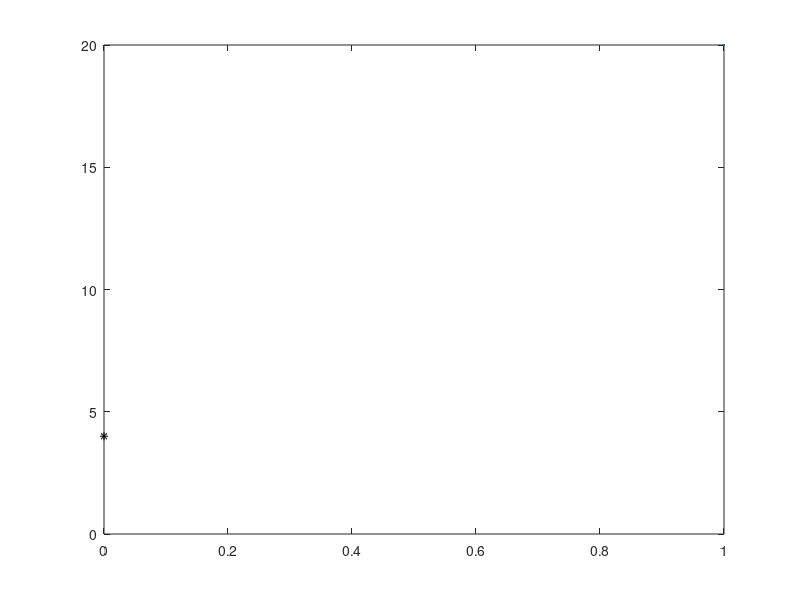

Reproduce this figure in MATLAB. (Note: this script raises an error after producing the figure.)
clc;
clear;
close all;
global sigma_i theta_i sigma_f alpha_f d_i

V = 2;
theta_i = deg2rad(67.8);
sigma_i = deg2rad(75);
alpha_i = sigma_i + theta_i;


alpha_f_arr = deg2rad([0,30,70,85]);

sigma_f_arr = deg2rad([63.85,54.58,35.45,25.7]);

d_i = 4;
% R_i = d_i/cos(theta_i);
R_i = 10.6;
figure(1)
plot(0,4,"k*",MarkerSize=20)
for i = 1:length(sigma_f_arr)
    sigma_f = sigma_f_arr(i);
    alpha_f = alpha_f_arr(i);

    tRange = linspace(0,30,3000);
    x0 = -R_i*cos(theta_i);
    y0 = - R_i*sin(theta_i)+4;

    N_ = N(theta_i, alpha_f, sigma_i, sigma_f);

    options = odeset("Events",@Eventfunc,"RelTol",1e-10,"AbsTol",1e-10);

    [tSol,YSol_PN] = ode45(@(t, y) PN(t,y,sigma_i,theta_i,V,N_), tRange,[R_i, theta_i,x0,y0],options);
    R = YSol_PN(:,1);
    theta = YSol_PN(:,2);
    X = YSol_PN(:,3);
    Y = YSol_PN(:,4);
    N_ = N(theta_i, alpha_f, sigma_i, sigma_f);
    sigma = (sigma_i+theta_i - N_*theta_i) - (1-N_)*theta;
    alpha = sigma+theta;
    theta_dot = -V.*sin(sigma)./R;
    alpha_dot = N_.*theta_dot;

    figure(1)
    hold on
    plot(X,Y,LineWidth=6.0)
    xlim([-15,7.5])
    ylim([-8,10])
    ax = gca;
    ax.LineWidth = 4;
    set(gca, 'FontSize', 30);
    legend({'beacon', '$\alpha_f = 0$ deg', '$\alpha_f = 30$ deg', '$\alpha_f = 70$ deg', '$\alpha_f = 85$ deg'}, 'Interpreter', 'latex', 'Location', 'southeast');
    h_legend = legend;
    set(h_legend, 'FontSize',30);
    xlabel("\textbf{X, m}", 'Interpreter', 'latex',"FontSize",30)
    ylabel("\textbf{Y, m}", 'Interpreter', 'latex',"FontSize",30)
    grid on
  

    figure(2)
    plot(tSol,alpha_dot,LineWidth=6.0)
    xlim([-1,10])
    ylim([-1.5,0.5])
    ax = gca;
    ax.LineWidth = 4;
    set(gca, 'FontSize', 30);
    legend({'$\alpha_f = 0$ deg', '$\alpha_f = 30$ deg', '$\alpha_f = 70$ deg', '$\alpha_f = 85$ deg'}, 'Interpreter', 'latex');
    h_legend = legend;
    set(h_legend, 'FontSize',30);
    xlabel("\textbf{t, s}","FontSize",30, 'Interpreter', 'latex')
    ylabel('\textbf{$\dot{\alpha}$, rad/s}', 'Interpreter', 'latex', 'FontSize', 30);
    
    grid on
    hold on

    figure(3)
    plot(tSol,rad2deg(alpha),LineWidth=6.0)
    xlim([-1,10])
    ylim([-30,170])
    ax = gca;
    ax.LineWidth = 4;
    set(gca, 'FontSize', 30);
    legend({'$\alpha_f = 0$ deg', '$\alpha_f = 30$ deg', '$\alpha_f = 70$ deg', '$\alpha_f = 85$ deg'}, 'Interpreter', 'latex');
    h_legend = legend;
    set(h_legend, 'FontSize',30);
    xlabel("\textbf{t, s}","FontSize",30, 'Interpreter', 'latex')
    ylabel('\textbf{$\alpha$, deg}', 'Interpreter', 'latex', 'FontSize', 30);
    grid on
    hold on

    figure(4)
    plot(tSol,rad2deg(sigma),LineWidth=6.0)
    ax = gca;
    ax.LineWidth = 4;
    set(gca, 'FontSize', 30);
    xlim([-1,10])
    ylim([10,90])
    legend({'$\alpha_f = 0$ deg', '$\alpha_f = 30$ deg', '$\alpha_f = 70$ deg', '$\alpha_f = 85$ deg'}, 'Interpreter', 'latex', 'Location', 'southeast');
    h_legend = legend;
    set(h_legend, 'FontSize',30);
    xlabel("\textbf{t, s}","FontSize",30, 'Interpreter', 'latex')
    ylabel('\textbf{$\sigma$, deg}', 'Interpreter', 'latex', 'FontSize', 30);
    
    grid on
    hold on

    figure(5)
    plot(tSol,R,LineWidth=6.0)
    ax = gca;
    ax.LineWidth = 4;
    set(gca, 'FontSize', 30);
    legend({'$\alpha_f = 0$ deg', '$\alpha_f = 30$ deg', '$\alpha_f = 70$ deg', '$\alpha_f = 85$ deg'}, 'Interpreter', 'latex');
    h_legend = legend;
    set(h_legend, 'FontSize',30);
    xlabel("\textbf{t, s}","FontSize",30, 'Interpreter', 'latex')
    ylabel('\textbf{$R$, deg}', 'Interpreter', 'latex', 'FontSize', 30);
    
    xlim([-1,10])
    ylim([3,12])
    grid on
    hold on
end



% Navigation Gain Calculation
function N = N(theta_i, alpha_f, sigma_i, sigma_f)
N = (theta_i - alpha_f + sigma_i)./(theta_i - alpha_f + sigma_f);
end

% LOS Range calculation
function dYdt = PN(~, y,sigma_i,theta_i,V,N)
R = y(1);
theta = y(2);
x_UAV = y(3);
y_UAV = y(4);
sigma = (sigma_i+theta_i - N*theta_i) - (1-N)*theta;
x_UAV_dot = V*cos(sigma+theta);
y_UAV_dot = V*sin(sigma+theta);
R_dot = -V*cos(sigma);
theta_dot = -V*sin(sigma)/R;

dYdt = [R_dot;theta_dot;x_UAV_dot;y_UAV_dot];
end



function [val, isterminal, direction] = Eventfunc(~,y)
global sigma_i theta_i sigma_f alpha_f

N_ =  N(theta_i, alpha_f, sigma_i, sigma_f);

theta = y(2);
sigma = (sigma_i+theta_i - N_*theta_i) - (1-N_)*theta;

val = sigma+theta - alpha_f;
isterminal = 1;
direction = -1;
end

